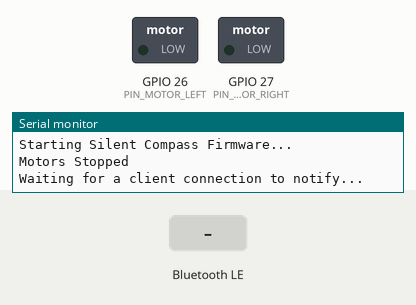
Simulated run of this sketch. Board: ESP32. Parts: switched loads named in the sketch (green lamp = pin HIGH), the last lines printed to the serial monitor. The inputs (shaded band) are chosen by the test bench. Nothing arrives over Bluetooth unless stated; a phone connects over Bluetooth LE 3 s after start.

Above: at 1.2 s.
1.3 s: Bluetooth LE write "L" received
At 2.3 s:
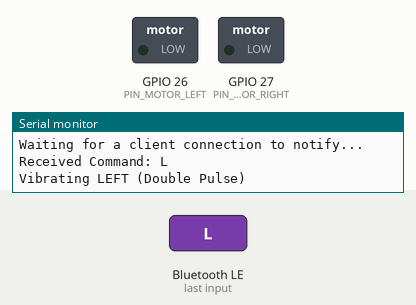
3.3 s: Bluetooth LE write "R" received
At 4.0 s:
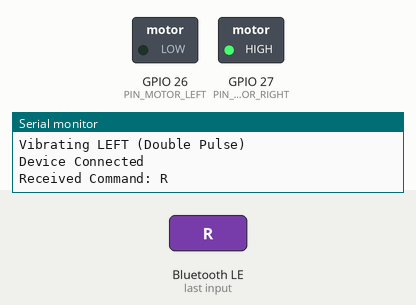
Timing chart, 0 to 6.3 s (numbered marks = the images above; inputs shaded):
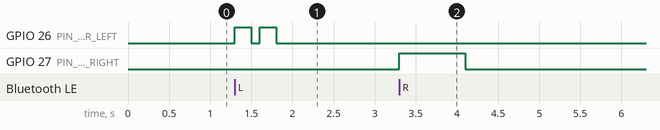

The sketch:

firmware.ino
```cpp
/*
 * Silent Compass - Firmware
 * Board: ESP32 Dev Module
 *
 * Description:
 * Creates a BLE Server that listens for navigation commands ('L', 'R', 'S').
 * Controls 2 vibration motors connected to GPIO pins.
 */

#include <BLE2902.h>
#include <BLEDevice.h>
#include <BLEServer.h>
#include <BLEUtils.h>

// --- CONFIGURATION ---
// GPIO Pins for Motors
const int PIN_MOTOR_LEFT = 26;
const int PIN_MOTOR_RIGHT = 27;

// UUIDs (Must match the App.js)
#define SERVICE_UUID "4fafc201-1fb5-459e-8fcc-c5c9c331914b"
#define CHARACTERISTIC_UUID "beb5483e-36e1-4688-b7f5-ea07361b26a8"
// ---------------------

BLEServer *pServer = NULL;
BLECharacteristic *pCharacteristic = NULL;
bool deviceConnected = false;
bool oldDeviceConnected = false;

// Motor Control Helper
void stopMotors() {
  digitalWrite(PIN_MOTOR_LEFT, LOW);
  digitalWrite(PIN_MOTOR_RIGHT, LOW);
  Serial.println("Motors Stopped");
}

void vibrateLeft() {
  stopMotors();
  digitalWrite(PIN_MOTOR_LEFT, HIGH);
  Serial.println("Vibrating LEFT");
  // Auto-stop after 500ms safety (optional, but good for simple feedback)
  delay(500);
  stopMotors();
}

void vibrateRight() {
  stopMotors();
  digitalWrite(PIN_MOTOR_RIGHT, HIGH);
  Serial.println("Vibrating RIGHT");
  delay(500);
  stopMotors();
}

// BLE Callback Class
class MyServerCallbacks : public BLEServerCallbacks {
  void onConnect(BLEServer *pServer) {
    deviceConnected = true;
    Serial.println("Device Connected");
  };

  void onDisconnect(BLEServer *pServer) {
    deviceConnected = false;
    Serial.println("Device Disconnected");
  }
};

class MyCallbacks : public BLECharacteristicCallbacks {
  void onWrite(BLECharacteristic *pCharacteristic) {
    std::string value = pCharacteristic->getValue();

    if (value.length() > 0) {
      char cmd = value[0]; // Get first character
      Serial.print("Received Command: ");
      Serial.println(cmd);

      if (cmd == 'L') {
        // Left: 2 Short Pulses
        // Pulse 1
        digitalWrite(PIN_MOTOR_LEFT, HIGH);
        delay(200);
        digitalWrite(PIN_MOTOR_LEFT, LOW);
        delay(100);
        // Pulse 2
        digitalWrite(PIN_MOTOR_LEFT, HIGH);
        delay(200);
        digitalWrite(PIN_MOTOR_LEFT, LOW);
        Serial.println("Vibrating LEFT (Double Pulse)");

      } else if (cmd == 'R') {
        // Right: 1 Long Pulse
        digitalWrite(PIN_MOTOR_RIGHT, HIGH);
        delay(800);
        digitalWrite(PIN_MOTOR_RIGHT, LOW);
        Serial.println("Vibrating RIGHT (Long Pulse)");

      } else if (cmd == 'S') {
        stopMotors();
      } else if (cmd == 'W') {
        // Warning / Obstacle: Continuous vibration until Stop or Timeout
        // For safety, we just do a very aggressive pattern
        for (int i = 0; i < 5; i++) {
          digitalWrite(PIN_MOTOR_LEFT, HIGH);
          digitalWrite(PIN_MOTOR_RIGHT, HIGH);
          delay(150);
          digitalWrite(PIN_MOTOR_LEFT, LOW);
          digitalWrite(PIN_MOTOR_RIGHT, LOW);
          delay(100);
        }
      }
    }
  }
};

void setup() {
  Serial.begin(115200);
  Serial.println("Starting Silent Compass Firmware...");

  // Setup Motor Pins
  pinMode(PIN_MOTOR_LEFT, OUTPUT);
  pinMode(PIN_MOTOR_RIGHT, OUTPUT);
  stopMotors();

  // Create the BLE Device
  BLEDevice::init("Silent Compass");

  // Create the BLE Server
  pServer = BLEDevice::createServer();
  pServer->setCallbacks(new MyServerCallbacks());

  // Create the BLE Service
  BLEService *pService = pServer->createService(SERVICE_UUID);

  // Create the BLE Characteristic
  pCharacteristic = pService->createCharacteristic(
      CHARACTERISTIC_UUID,
      BLECharacteristic::PROPERTY_READ | BLECharacteristic::PROPERTY_WRITE);

  pCharacteristic->setCallbacks(new MyCallbacks());

  // Start the service
  pService->start();

  // Start advertising
  BLEAdvertising *pAdvertising = BLEDevice::getAdvertising();
  pAdvertising->addServiceUUID(SERVICE_UUID);
  pAdvertising->setScanResponse(true);
  pAdvertising->setMinPreferred(
      0x06); // functions that help with iPhone connections issues
  pAdvertising->setMinPreferred(0x12);
  BLEDevice::startAdvertising();
  Serial.println("Waiting for a client connection to notify...");
}

void loop() {
  // Connection management
  if (!deviceConnected && oldDeviceConnected) {
    delay(500); // give the bluetooth stack the chance to get things ready
    pServer->startAdvertising(); // restart advertising
    Serial.println("start advertising");
    oldDeviceConnected = deviceConnected;
  }
  // connecting
  if (deviceConnected && !oldDeviceConnected) {
    // do stuff here on connecting
    oldDeviceConnected = deviceConnected;
  }
  delay(10);
}
```

Measured:
- after the input at 1.3 s, GPIO 26 (PIN_MOTOR_LEFT): alternates HIGH for 0.20 s and LOW for 0.10 s, 4 changes in all, then stays LOW, starting at once
- after the input at 3.3 s, GPIO 27 (PIN_MOTOR_RIGHT): LOW → HIGH at once, → LOW 0.80 s later
